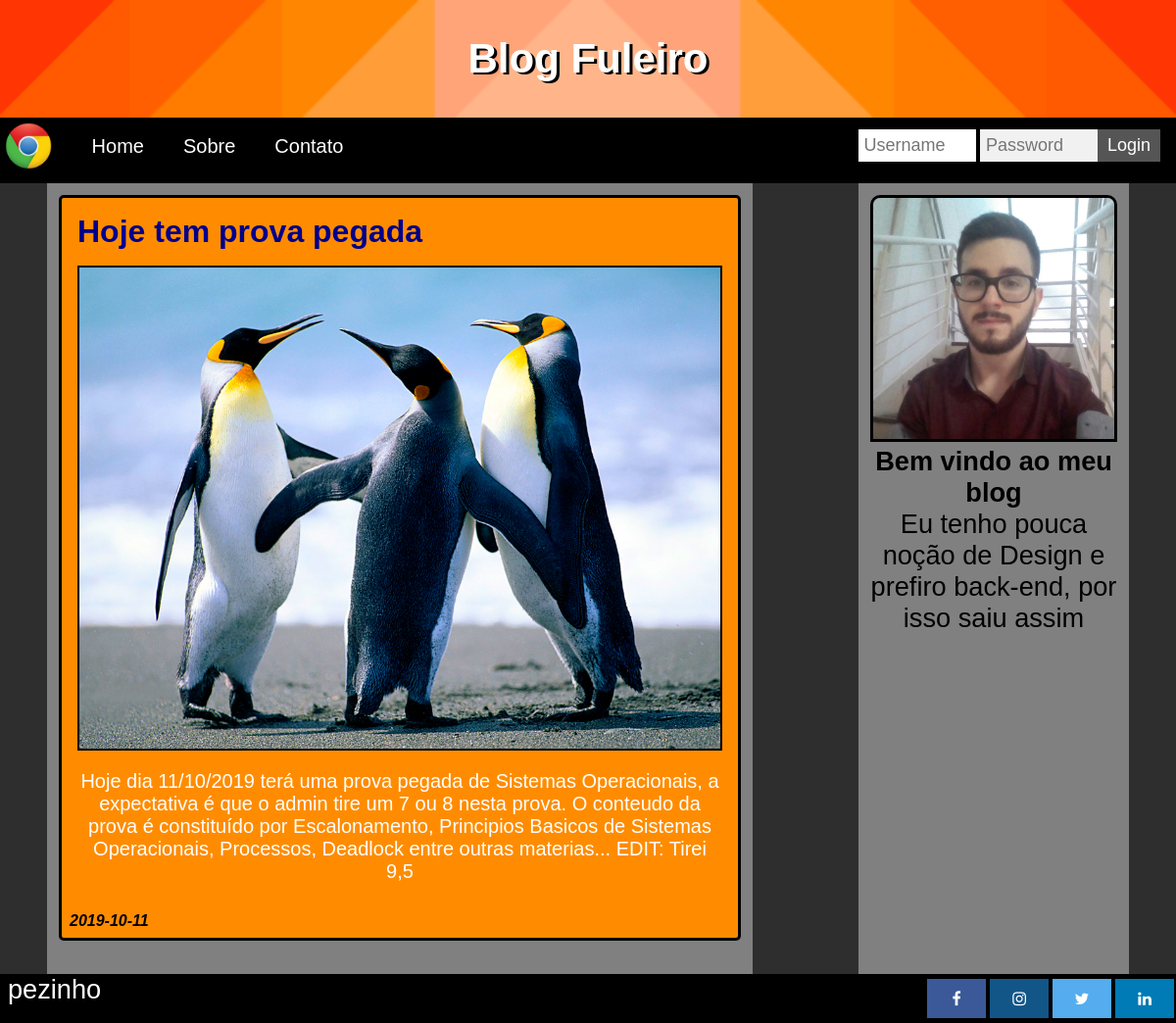
Screenshot of /?post=20 with the database file from the repository.
### tables this page shows
CREATE TABLE `posts` (
  `cdpost` int(11) NOT NULL,
  `titulo` varchar(255) NOT NULL,
  `resumo` text NOT NULL,
  `texto` text NOT NULL,
  `imagem` varchar(100) NOT NULL,
  `posicao` varchar(5) NOT NULL DEFAULT 'right',
  `data` date NOT NULL DEFAULT current_timestamp()
);

### funcoes_db.php (called while the page is built, shortened)
<?php
function fazconexao(){
    $stringDeConexao = 'mysql:host=localhost;charset=utf8;dbname=blog;';
    $usuario = 'root';
    $senha = '';
    try{
        $link = new PDO($stringDeConexao,$usuario,$senha,
                    array(
                        PDO::ATTR_ERRMODE => \PDO::ERRMODE_EXCEPTION,
                        PDO::MYSQL_ATTR_INIT_COMMAND => "SET NAMES utf8",
                        PDO::ATTR_PERSISTENT => false
                    )
                );
        return($link);
        }
    catch(PDOException $ex){
    die($ex->getMessage());
    }
}
function fazConsulta($sql){
    try {
        $conexaoBD = fazConexao();
        $consulta = $conexaoBD->prepare($sql);
        $consulta->execute();
        $resultados = $consulta->fetchAll(PDO::FETCH_ASSOC);
        return($resultados);
    }
    catch (PDOException $e) {
        return($e);
    }
}
?>

### vermais.php (the view, shortened to what this page needs)
<div class="noticia">
	<div>
		<h1><?=$registro['titulo'];?></h1>
		<img src=<?=$registro['imagem']?>>
		<p><?=$registro['texto'];?></p>
		<i class="data"><?=$registro['data'];?></i>
	</div>
</div>
<br>
<br>

### index.php (shortened to what this page needs)
<!DOCTYPE html>
<html>
<head>
	<link rel="stylesheet" type="text/css" href="style.css">
	<link rel="stylesheet" href="https://cdnjs.cloudflare.com/ajax/libs/font-awesome/4.7.0/css/font-awesome.min.css">
</head>
<body>
	<header>
		<div class="topo">
			<h1>Blog Fuleiro<h1>
		</div>
		<nav class="topnav">
			<img src="logo.png">
			<a href="?acao=home">Home</a>
			<a href="?acao=sobre">Sobre</a>
			<a href="?acao=contato">Contato</a>
			<div class="login-container">
			</div>
		</nav>
	</header>
	<div class="main">
		<?php
            include("funcoes_db.php");
			if(isset($_REQUEST['post']))
			{
				$post = $_REQUEST['post'];
				$sql = "select * from posts where cdpost = $post";
				$resultado = fazconsulta($sql);
				switch ($post)
				{
					default:
						foreach($resultado as $registro)
						{
							include("vermais.php");
						}
						break;
				}
			}
        ?>
	</div>
	<div class="coluninha">
		<img src="me.jpg">
		<h1>Bem vindo ao meu blog</h1>
		<p>Eu tenho pouca noção de Design e prefiro back-end, por isso saiu assim</p>
	</div>
	<footer class="footer">
		<p>pezinho</p>
		<a href="https://br.linkedin.com/" class="fa fa-linkedin"></a>
		<a href="https://twitter.com/login?lang=pt" class="fa fa-twitter"></a>
		<a href="https://www.instagram.com/?hl=pt-br" class="fa fa-instagram"></a>
		<a href="https://pt-br.facebook.com/" class="fa fa-facebook"></a>
	</footer>
</body>
</html>

### style.css (style rules this page uses)
* { margin:0; padding:0; font-size: 16px; box-sizing: border-box; //border: 1px solid green; }
body { margin: 0; font-family: Arial, Helvetica, sans-serif; background-color: #2e2e2e; }
.topo h1 { text-align: center; color: white; font-weight: bolder; font-size: 2.625em; text-shadow: 3px 2px black; }
.topo { width: 100%; padding: 3%; background-image: url("topo.png"); background-repeat: no-repeat; background-size: 100%; }
.topnav img { float: left; display: block; padding: 0.313em 0.313em; margin-right: 1em; width: 3.6em; }
.topnav { overflow: hidden; background-color: black; }
.topnav a { float: left; display: block; color: white; text-align: center; padding: 0.875em 1em; text-decoration: none; font-size: 1.250em; }
.topnav .login-container { float: right; }
.main { height: 100%; min-height: 100%; width: 60%; padding-left: 1%; margin-left: 4%; padding-right: 1%; margin-right: 4%; padding-bottom: 4%; padding-top: 1%; background-color: gray; float: left; }
.main p { font-size: 0.750em; color: white; }
.main h1 { font-size: 1.250em; color: darkblue; text-shadow: 2px 1px black; }
.coluninha { padding-left: 1%; margin-left: 4%; padding-right: 1%; margin-right: 4%; padding-bottom: 4%; padding-top: 1%; width: 23%; height: 100%; background-color: gray; float: right; position: fixed; right: 0; }
.coluninha img { width: 100%; border: 3px solid black; border-top-right-radius: 10px; border-top-left-radius: 10px; }
.coluninha h1,p { text-align: center; font-size: 1.7em; }
.data { position: absolute; bottom: 0; left: 0; margin: 0.5em; font-weight: bolder; }
.noticia { position: relative; padding: 1em; background-color: darkorange; border: 3px solid black; min-height: 30em; overflow: hidden; border-radius: 5px; }
.noticia p { font-size: 1.250em; text-shadow: none; padding-bottom: 2em; }
.noticia img { margin-top: 1em; margin-bottom: 1em; width: 100%; border: 2px solid black; }
.noticia h1 { font-size: 2em; text-shadow: none; font-weight: bolder; }
.footer { position: fixed; left: 0; bottom: 0; width: 100%; background-color: black; color: white; }
.footer p { float: left; margin-left: 8px; }
.fa { float: right; padding: 1%; font-size: 100%; width: 5%; text-align: center; text-decoration: none; margin: 5px 2px; }
.fa-facebook { background: #3B5998; color: white; }
.fa-instagram { background: #125688; color: white; }
.fa-twitter { background: #55ACEE; color: white; }
.fa-linkedin { background: #007bb5; color: white; }

### rows the page displays
posts: titulo "Hoje tem prova pegada", imagem (picture), texto "Hoje dia 11/10/2019 terá uma prova pegada de Sistemas Operacionais, a expectativa é que o admin tire um 7 ou 8 nesta prova. O conteudo da prova é constituído por Escalonamento, Principios Basicos de Sistemas Operacionais, Processos, Deadlock entre outras materias... EDIT: Tirei 9,5", data "2019-10-11"
